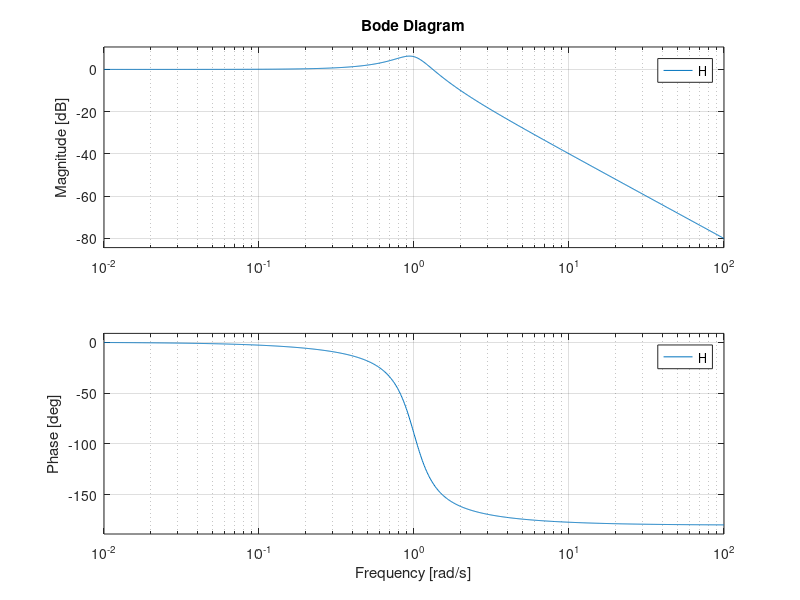

This figure's MATLAB source:
%This code was written by Matthew Myrhum for HW2 of MAE 40 with Thomas
%Bewley. This code is intended to create the Bode Plot given a transfer
%function. This code uses a special, downloaded tool box in order to create
%the Bode plot with a simple command. 
H = tf([1],[1 0.5 1])
bode(H)